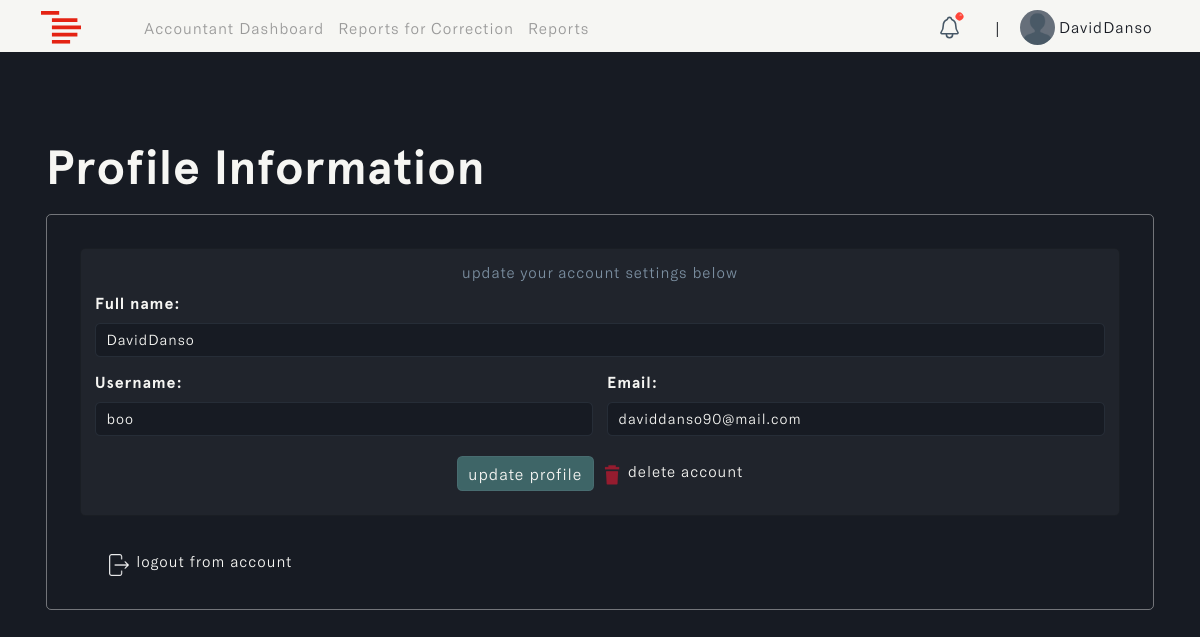
/profile (signed in), run on the app's committed database.
### accounts/models.py (models this page shows, shortened)
class User(AbstractUser):
    ROLES = (
        ('admin', 'Admin'),
        ('accountant', 'Accountant'),
        ('manager', 'Manager'),
    )
    role = models.CharField(max_length=20, choices=ROLES, default='admin')

class Profile(models.Model):
    user = models.OneToOneField(settings.AUTH_USER_MODEL, on_delete=models.CASCADE, blank=True, null=True)
    name = models.CharField(max_length=255, unique=True)
    username = models.CharField(max_length=255, unique=True, blank=True, null=True)
    email = models.EmailField(max_length=255, unique=True)
    updated_time_stamp = models.DateTimeField(auto_now=True)
    created_time_stamp = models.DateTimeField(auto_now_add=True)
    id = models.UUIDField(default=uuid.uuid4, primary_key=True, unique=True, editable=False)

### accounts/views.py (the view, shortened to what this page needs)
# urls.py: path('profile', views.profilePage, name='profile'),
@login_required(login_url='login')
def profilePage(request):
    profile = get_object_or_404(Profile, user=request.user)
    form = UserProfileForm(instance=profile)
    context = {'form': form, 'profile': profile}
    return render(request, 'profile.html', context)

### accounts/forms.py
class UserProfileForm(ModelForm):
    class Meta:
        model = Profile
        fields = '__all__'
        exclude = ['user']
    def __init__(self, *args, **kwargs):
        super(UserProfileForm, self).__init__(*args, **kwargs)
        for name, fields in self.fields.items():
            fields.widget.attrs.update({'class': 'form-control'})

### templates/profile.html (shortened to what this page needs)
{% load static %}
{% load humanize %}
<!DOCTYPE html>
<html lang="en" class="js has-scroll-init has-scroll-smooth">
  <head>
    <link rel="stylesheet" href="{% static '/css/bootstrap.min.css' %}" />
    <link rel="stylesheet" href="{% static '/css/profile.css' %}" />
  </head>
  <body
    id="pageTop"
    class="page-content"
    data-spy="scroll"
    data-target="#mainNav"
  >
    {% include 'nav.html' %}
    <main>
      <div data-scroll class="page page--layout-2" id="main">
        <div id="hero">
          <div class="container-fluid">
            <div class="hero-intro">
              <h1>Profile Information</h1>
              <div id="user_profile">
                <form action="" method="POST">
                  <div class="card">
                    <div class="card-body">
                      <h5>update your account settings below</h5>
                      <div class="row g-3">
                        <div class="col-12">
                          <label for="inputAddress" class="form-label"
                            >Full name:
                          </label>
                          {{form.name}}
                        </div>
                        <div class="col-md-6">
                          <label for="inputUsername" class="form-label"
                            >Username:</label
                          >
                          {{form.username}}
                        </div>
                        <div class="col-md-6">
                          <label for="inputEmail4" class="form-label"
                            >Email:</label
                          >
                          {{form.email}}
                        </div>
                        <div
                          id="action_btns"
                          class="d-flex justify-content-center"
                        >
                          <input
                            type="submit"
                            class="btn"
                            id="update_profile"
                            value="update profile"
                          />
                          <a
                            href="#delete"
                            data-bs-toggle="modal"
                            data-bs-target="#deleteAccountModal"
                          >
                            <img
                              id="trash"
                              src="{% static '/images/trash.png' %}"
                              alt="trash"
                            />
                            <span>delete account</span>
                          </a>
                        </div>
                      </div>
                    </div>
                  </div>
                </form>
                <div id="logout">
                  <a href="{% url 'logout' %}">
                    <img
                      id="logout_img"
                      src="{% static '/images/logout.png' %}"
                      alt="logout_img"
                    />
                    logout from account
                  </a>
                </div>
              </div>
            </div>
          </div>
        </div>
      </div>
    </main>
  </body>
</html>

### templates/nav.html (shortened to what this page needs)
{% load static %}
{% load active_link_tags %}
<nav class="navbar navbar-expand-lg fixed-top menu" id="mainNav">
  <div class="container">
    <a class="navbar-brand" href="#">
      <img
        src="{% static 'images/logo.svg' %}"
        class="img-fluid"
        id="logo"
        alt="logo"
      />
    </a>
    <div class="collapse navbar-collapse" id="navbarSupportedContent">
      {% if request.user.role == 'admin' %}
      <ul class="navbar-nav me-auto mb-2 mb-lg-0 left--links">
        <li class="nav-item">
          <a
            class="nav-link {% active_link 'dashboard' %}"
            href="{% url 'dashboard' %}"
            >Admin Dashboard</a
          >
        </li>
        <li class="nav-item">
          <a class="nav-link {% active_link 'users' %}" href="{% url 'users' %}"
            >Users</a
          >
        </li>
      </ul>
      {% elif request.user.role == 'accountant' %}
      <ul class="navbar-nav me-auto mb-2 mb-lg-0 left--links">
        <li class="nav-item">
          <a class="nav-link" href="#">Accountant Dashboard</a>
        </li>
        <li class="nav-item">
          <a class="nav-link" href="#">Reports for Correction</a>
        </li>
        <li class="nav-item">
          <a
            class="nav-link {% active_link 'reports' %}"
            href="{% url 'reports' %}"
            >Reports</a
          >
        </li>
      </ul>
      {% endif %}
      <ul class="navbar-nav mb-2 mb-lg-0" id="rightNav">
        <li class="nav-item align-self-center">
          <a class="nav-link" href="#">
            <img
              id="notification_img"
              src="{% static '/images/notifications-outline.svg' %}"
              class="img-fluid"
              alt="notification_img"
            />
            <sup
              ><img
                id="notification_dot"
                src="{% static '/images/dot.svg' %}"
                class="img-fluid"
                alt="notification_dot"
            /></sup>
          </a>
        </li>
        <li class="nav-item align-self-center" id="nav_span"><span>|</span></li>
        <li class="nav-item dropdown">
          <a class="nav-link" href="{% url 'profile' %}">
            <img
              id="profile_img"
              src="{% static '/images/default-avatar.png' %}"
              class="img-fluid rounded-circle"
              alt="profile_img"
            />
            <small>{{request.user.profile.name}}</small>
          </a>
        </li>
      </ul>
    </div>
  </div>
</nav>

### static/css/profile.css (style rules this page uses)
*, *::after, *::before { box-sizing: border-box; margin: 0; padding: 0; }
html, body { box-sizing: border-box; font-size: 14px; margin: 0; padding: 0; width: 100%; overflow-x: hidden; background: var(--main-color); -webkit-font-smoothing: antialiased; -moz-osx-font-smoothing: grayscale; scroll-behavior: smooth; }
a { text-decoration: none; }
.page-content { --main-color: #171b23; --text-color: #f6f6f3; --header-font: "Apercu-Bold"; --text-font: "GTAmerica-Light"; }
a { text-decoration: none; color: var(--accent-color); }
#mainNav { transform: translateY(0); transition: padding-top 0.3s, padding-bottom 0.3s; padding-top: 3px; padding-bottom: 0px; background: var(--text-color); transform: translateY(0); opacity: 1; z-index: 9; width: 100vw; }
#profile_img { width: 35px; }
#mainNav small { font-size: 1.2rem; font-family: var(--text-font); color: var(--main-color); letter-spacing: 1px; vertical-align: middle; }
#mainNav .navbar-brand { color: #8858d1; }
.left--links a { font-family: var(--text-font); color: #999; letter-spacing: 1px; font-size: 1.2rem; line-height: normal; }
#nav_span { margin-left: 12px; margin-right: 12px; }
#notification_img { width: 25px; vertical-align: middle; }
#notification_dot { width: 9px; margin-left: -28%; margin-top: -35%; }
#hero { margin-top: 22%; }
.hero-intro { margin: 3%; }
.hero-intro h1 { margin-top: 2%; font-size: 5vh; color: var(--text-color); font-family: var(--header-font); letter-spacing: 1px; line-height: 1; }
#user_profile { border: 1px solid #f6f6f669; border-radius: 5px; margin-top: 2%; }
#user_profile .card { background: #20242c; margin: 3%; }
#user_profile h5 { color: #7b8fa1; font-family: var(--text-font); letter-spacing: 1px; font-size: 1.9vh; margin-bottom: 10%; text-align: center; }
#user_profile form label { color: var(--text-color); letter-spacing: 1px; font-family: var(--header-font); font-size: 2vh; }
#user_profile form input { color: var(--text-color); letter-spacing: 1px; font-family: var(--text-font); font-size: 1.8vh; border: transparent; border: 1px solid #7b8fa127; background: var(--main-color); }
#user_profile form input::placeholder { color: #f6f6f6c2; font-size: 1.7vh; }
#action_btns { margin-top: 12%; margin-bottom: 1%; }
#action_btns #update_profile { color: var(--text-color); letter-spacing: 1px; font-family: var(--text-font); font-size: 1.2rem; float: right; cursor: pointer; line-height: 1.4; background-color: #3e6567; transition: all 0.5s ease-in-out; }
#user_profile a { color: var(--text-color); font-family: var(--text-font); letter-spacing: 1px; font-size: 1.9vh; margin-top: 4px; }
#trash { width: 28px; margin-left: 7px; }
#logout { margin-left: 5%; margin-bottom: 3%; }
#logout_img { width: 22px; margin-left: 7px; }
@media (min-width: 1200px) { #mainNav small { font-size: 1.1rem; } }
@media (min-width: 1200px) { .left--links { margin-left: 4%; } }
@media (min-width: 1200px) { .left--links a { font-size: 1.1rem; } }
@media (min-width: 1200px) { #hero { margin-top: 12%; } }
@media (min-width: 1200px) { .hero-intro { margin: 3%; } }
@media (min-width: 1200px) { .hero-intro h1 { margin-top: 1%; font-size: 6vh; letter-spacing: 1px; } }
@media (min-width: 1200px) { #user_profile { margin-top: 2%; } }
@media (min-width: 1200px) { #user_profile .card { margin: 3%; } }
@media (min-width: 1200px) { #user_profile h5 { font-size: 1.9vh; margin-bottom: 1%; text-align: center; } }
@media (min-width: 1200px) { #user_profile form label { font-size: 2vh; } }
@media (min-width: 1200px) { #user_profile form input { font-size: 1.8vh; } }
@media (min-width: 1200px) { #user_profile form input::placeholder { font-size: 1.7vh; } }
@media (min-width: 1200px) { #action_btns { margin-top: 2%; margin-bottom: 1%; } }
@media (min-width: 1200px) { #action_btns #update_profile { font-size: 2vh; } }
@media (min-width: 1200px) { #user_profile a { font-size: 1.9vh; margin-top: 4px; } }
@media (min-width: 1200px) { #trash { width: 22px; margin-left: 7px; } }
@media (min-width: 1200px) { #logout { margin-left: 5%; margin-bottom: 3%; } }
@media (min-width: 1200px) { #logout_img { width: 22px; margin-left: 7px; } }

### data on the page
User: user.profile.name "DavidDanso"
Profile: name "DavidDanso", username "boo", email "daviddanso90@mail.com"
